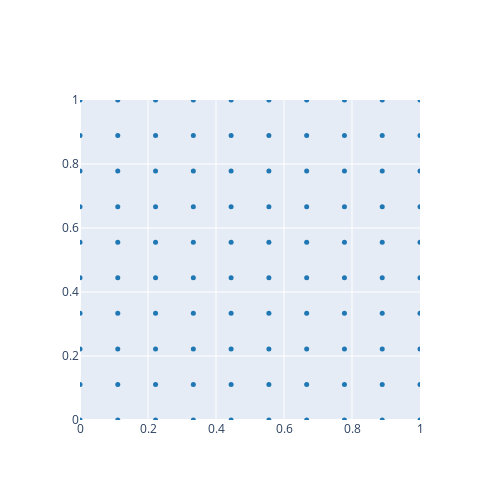

The notebook cell this image was saved under:
### Code cell
result.plot_property('type')
